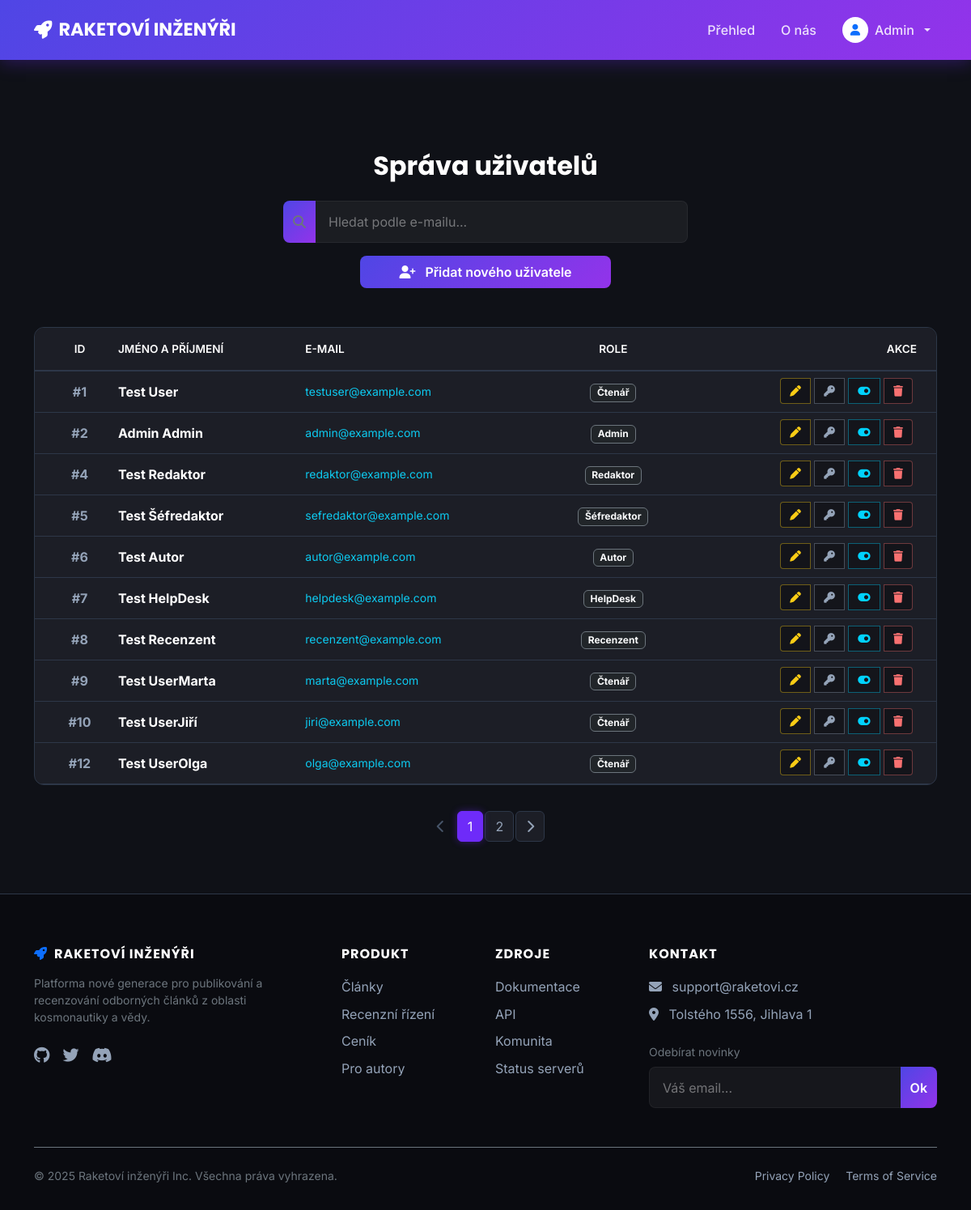
Screenshot of /admin_users.php (signed in) with the database file from the repository.
### tables this page shows
CREATE TABLE `users` (
  `id` int(11) NOT NULL,
  `jmeno` varchar(50) NOT NULL,
  `prijmeni` varchar(50) NOT NULL,
  `email` varchar(255) NOT NULL,
  `heslo` varchar(255) NOT NULL,
  `id_role` int(11) DEFAULT NULL,
  `active` tinyint(1) NOT NULL DEFAULT 1
);

CREATE TABLE `role` (
  `id_role` int(11) NOT NULL,
  `role` varchar(50) NOT NULL
);

### admin_users.php (the view, shortened to what this page needs)
<?php
require 'db_connect.php';
require "header.php";
$limit = 10;
$page = isset($_GET['page']) ? max(1, intval($_GET['page'])) : 1;
$offset = ($page - 1) * $limit;
$search = $_GET['search'] ?? '';
$searchQuery = '';
$params = [];
$paramTypes = '';
$sql = "
    SELECT users.id, users.jmeno, users.prijmeni, users.email, role.role, users.active
    FROM users
    JOIN role ON users.id_role = role.id_role
    $searchQuery
    ORDER BY users.id ASC
    LIMIT ? OFFSET ?
";
$stmt = $db_connection->prepare($sql);
$paramTypes .= "ii";
$params[] = $limit;
$params[] = $offset;
$stmt->bind_param($paramTypes, ...$params);
$stmt->execute();
$result = $stmt->get_result();
if (!empty($search)) {
    $countStmt = $db_connection->prepare("SELECT COUNT(*) AS total FROM users WHERE email LIKE ?");
    $countStmt->bind_param("s", $params[0]);
} else {
    $countStmt = $db_connection->prepare("SELECT COUNT(*) AS total FROM users");
}
$countStmt->execute();
$total_users = $countStmt->get_result()->fetch_assoc()['total'];
$total_pages = ceil($total_users / $limit);
?>
<div class="container mt-5 mb-5">
    <h2 class="text-center mb-4 text-white">Správa uživatelů</h2>
    <div class="d-flex flex-column align-items-center mb-5 gap-3">
        <form method="GET" style="width: 100%; max-width: 500px;">
            <div class="input-group">
                <button class="btn btn-dark border-secondary text-secondary" type="submit">
                    <i class="fa-solid fa-magnifying-glass"></i>
                </button>
                <input type="text" name="search" class="form-control border-secondary border-start-0"
                       placeholder="Hledat podle e-mailu..."
                       value="<?= htmlspecialchars($search) ?>">
            </div>
        </form>
        <a href="add_user.php" class="btn btn-primary px-5 py-2">
            <i class="fa-solid fa-user-plus me-2"></i> Přidat nového uživatele
        </a>
    </div>
    <div class="article-card p-0" style="width: 100%; min-width: auto;">
        <div class="table-responsive">
            <table class="table mb-0 align-middle table-hover">
                <thead>
                    <tr>
                        <th class="ps-4 py-3 text-center">ID</th>
                        <th class="py-3">Jméno a Příjmení</th>
                        <th class="py-3">E-mail</th>
                        <th class="py-3 text-center">Role</th>
                        <th class="pe-4 py-3 text-end">Akce</th>
                    </tr>
                </thead>
                <tbody>
                    <?php while ($user = $result->fetch_assoc()): ?>
                        <tr>
                            <td class="ps-4 text-center text-muted fw-bold">#<?= htmlspecialchars($user['id']); ?></td>
                            <td class="fw-bold text-white">
                                <?= htmlspecialchars($user['jmeno'] . ' ' . $user['prijmeni']); ?>
                            </td>
                            <td class="text-info small">
                                <?= htmlspecialchars($user['email']); ?>
                            </td>
                            <td class="text-center">
                                <span class="badge bg-dark border border-secondary text-light">
                                    <?= htmlspecialchars($user['role']); ?>
                                </span>
                            </td>
                            <td class="pe-4 text-end">
                                <div class="btn-group" role="group">
                                    <a href="edit_user.php?id=<?= $user['id']; ?>" class="btn btn-sm btn-warning" title="Upravit">
                                        <i class="fa-solid fa-pen"></i>
                                    </a>
                                    <a href="reset_password_admin.php?id=<?= $user['id'] ?>" class="btn btn-sm btn-secondary"
                                       title="Reset hesla" onclick="return confirm('Resetovat heslo?');">
                                        <i class="fa-solid fa-key"></i>
                                    </a>
                                    <a href="toggle_active.php?id=<?= $user['id'] ?>" class="btn btn-sm btn-info"
                                       title="<?= $user['active'] ? 'Deaktivovat' : 'Aktivovat' ?>">
                                        <i class="fa-solid <?= $user['active'] ? 'fa-toggle-on' : 'fa-toggle-off' ?>"></i>
                                    </a>
                                    <a href="delete_user.php?id=<?= $user['id']; ?>" class="btn btn-sm btn-danger"
                                       title="Smazat" onclick="return confirm('Opravdu smazat?');">
                                        <i class="fa-solid fa-trash"></i>
                                    </a>
                                </div>
                            </td>
                        </tr>
                    <?php endwhile; ?>
                </tbody>
            </table>
        </div>
    </div>
    <?php if ($total_pages > 1): ?>
    <nav class="mt-4">
        <ul class="pagination justify-content-center">
            <li class="page-item <?= $page == 1 ? 'disabled' : '' ?>">
                <a class="page-link" href="?page=<?= $page - 1 ?>&search=<?= urlencode($search) ?>">
                    <i class="fa-solid fa-chevron-left"></i>
                </a>
            </li>
            <?php for ($i = 1; $i <= $total_pages; $i++): ?>
                <li class="page-item <?= $i == $page ? 'active' : '' ?>">
                    <a class="page-link" href="?page=<?= $i ?>&search=<?= urlencode($search) ?>">
                        <?= $i ?>
                    </a>
                </li>
            <?php endfor; ?>
            <li class="page-item <?= $page == $total_pages ? 'disabled' : '' ?>">
                <a class="page-link" href="?page=<?= $page + 1 ?>&search=<?= urlencode($search) ?>">
                    <i class="fa-solid fa-chevron-right"></i>
                </a>
            </li>
        </ul>
    </nav>
    <?php endif; ?>
</div>
<?php
require "footer.php";
?>

### css/style.css (style rules this page uses)
:root { --bg-dark: #0f1117; --bg-card: #1c1e26; --bg-footer: #0a0b10; --primary-purple: #6e2bf9; --neon-cyan: #00d2ff; --primary-gradient: linear-gradient(135deg, #4f46e5 0%, #9333ea 100%); --text-white: #ffffff; --text-gray: #94a3b8; --border-color: #2d3748; }
html, body { font-family: 'Inter', sans-serif; background-color: var(--bg-dark); color: var(--text-white); min-height: 100vh; display: flex; flex-direction: column; cursor: url('../media/rocket_cursor.svg') 0 0, auto; }
h1, h2, h3, h4, h5, .navbar-brand { font-family: 'Poppins', sans-serif; font-weight: 700; }
a, button, .btn { cursor: pointer; text-decoration: none !important; }
.text-muted { color: #94a3b8 !important; }
.btn, .nav-link, .article-card, input, .form-control, .dropdown-item, .page-link { transition: all 0.5s cubic-bezier(0.4, 0, 0.2, 1) !important; }
button[type="submit"], .btn-primary { background: var(--primary-gradient); border: none; border-radius: 8px; color: white; font-weight: 600; position: relative; overflow: hidden; z-index: 1; }
.btn-primary::after, button[type="submit"]::after { content: ''; position: absolute; top: 0; left: -100%; width: 50%; height: 100%; background: linear-gradient(to right, rgba(255, 255, 255, 0) 0%, rgba(255, 255, 255, 0.3) 50%, rgba(255, 255, 255, 0) 100%); transform: skewX(-25deg); transition: none; z-index: -1; }
input, select, .form-control, textarea { background-color: rgba(255, 255, 255, 0.05) !important; border: 1px solid rgba(255, 255, 255, 0.1) !important; color: white !important; padding: 0.8rem 1rem; border-radius: 8px; width: 100%; }
::placeholder { color: rgba(255, 255, 255, 0.4) !important; opacity: 1; }
.input-group { display: flex !important; flex-wrap: nowrap !important; align-items: stretch; width: 100%; }
.input-group .form-control { width: auto !important; flex: 1 1 auto; margin-bottom: 0 !important; }
.input-group .btn, .input-group .input-group-text { width: auto !important; margin-top: 0 !important; }
.input-group .btn:first-child { border-top-right-radius: 0; border-bottom-right-radius: 0; border-right: none; }
.input-group .form-control:last-child { border-top-left-radius: 0; border-bottom-left-radius: 0; border-left: none; }
.article-card { background-color: var(--bg-card); border: 1px solid var(--border-color); border-radius: 12px; overflow: hidden; color: var(--text-white); }
.table { --bs-table-bg: transparent; --bs-table-color: var(--text-gray); border-color: var(--border-color); }
.table th { background-color: var(--bg-card); color: var(--text-white); font-weight: 600; text-transform: uppercase; font-size: 0.85rem; border-bottom: 2px solid var(--border-color); }
.table td { vertical-align: middle; color: var(--text-gray); }
.table .btn { background-color: rgba(0, 0, 0, 0.3); border: 1px solid var(--border-color); padding: 0.3rem 0.7rem; font-size: 0.85rem; margin-right: 5px; margin-bottom: 2px; }
.table .btn-warning { color: #facc15; border-color: rgba(250, 204, 21, 0.4); }
.table .btn-danger { color: #f87171; border-color: rgba(248, 113, 113, 0.4); }
.table .btn-secondary { color: #94a3b8; border-color: rgba(148, 163, 184, 0.4); }
.table .btn-info { color: var(--neon-cyan); border-color: rgba(0, 210, 255, 0.4); }
.pagination { margin-top: 2rem; }
.page-link { background-color: var(--bg-card); border-color: var(--border-color); color: var(--text-gray); margin: 0 3px; border-radius: 6px; }
.page-item.active .page-link { background-color: var(--primary-purple); border-color: var(--primary-purple); color: white; box-shadow: 0 0 10px rgba(110, 43, 249, 0.4); }
.page-item.disabled .page-link { background-color: transparent; border-color: transparent; color: #475569; }
.article-card { width: 260px; min-width: 260px; }
.container>.article-card, .row .article-card { width: 100% !important; min-width: 100% !important; margin-bottom: 2rem; }
.d-flex .btn-primary { width: auto !important; margin-top: 0 !important; padding-left: 2rem; padding-right: 2rem; height: fit-content; }
.container h2 { text-align: center; margin-top: 4rem; margin-bottom: 2rem; color: var(--text-white); font-weight: 700; }

### rows the page displays
users: id "1", jmeno+prijmeni "Test User", email "testuser@example.com", id_role.role "Čtenář", active 1 (drawn)
users: id "2", jmeno+prijmeni "Admin Admin", email "admin@example.com", id_role.role "Admin", active 1 (drawn)
users: id "4", jmeno+prijmeni "Test Redaktor", email "redaktor@example.com", id_role.role "Redaktor", active 1 (drawn)
users: id "5", jmeno+prijmeni "Test Šéfredaktor", email "sefredaktor@example.com", id_role.role "Šéfredaktor", active 1 (drawn)
users: id "6", jmeno+prijmeni "Test Autor", email "autor@example.com", id_role.role "Autor", active 1 (drawn)
users: id "7", jmeno+prijmeni "Test HelpDesk", email "helpdesk@example.com", id_role.role "HelpDesk", active 1 (drawn)
users: id "8", jmeno+prijmeni "Test Recenzent", email "recenzent@example.com", id_role.role "Recenzent", active 1 (drawn)
users: id "9", jmeno+prijmeni "Test UserMarta", email "marta@example.com", id_role.role "Čtenář", active 1 (drawn)
users: id "10", jmeno+prijmeni "Test UserJiří", email "jiri@example.com", id_role.role "Čtenář", active 1 (drawn)
users: id "12", jmeno+prijmeni "Test UserOlga", email "olga@example.com", id_role.role "Čtenář", active 1 (drawn)

### other values shown
$_SESSION['user_jmeno'] "Admin"
